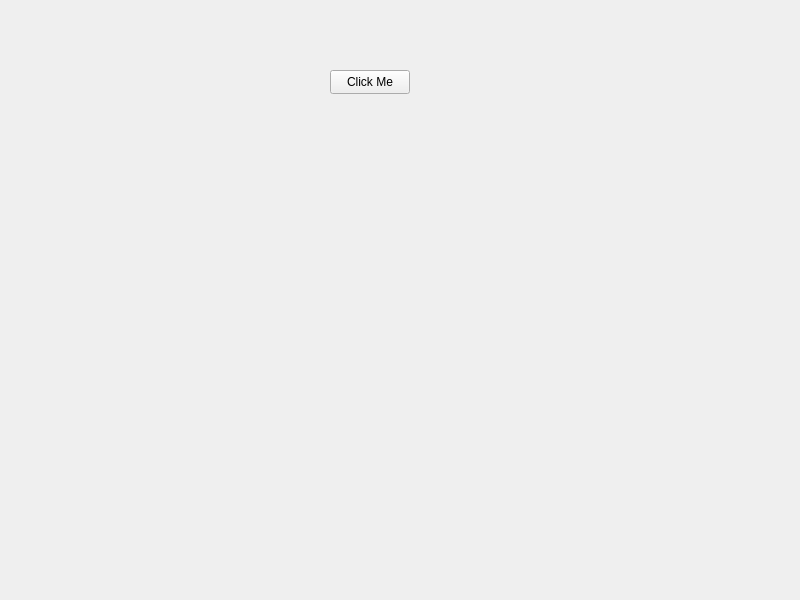
<?xml version="1.0" encoding="UTF-8"?>
<ui version="4.0">
 <class>Widget</class>
 <widget class="QWidget" name="Widget">
  <property name="geometry">
   <rect>
    <x>0</x>
    <y>0</y>
    <width>800</width>
    <height>600</height>
   </rect>
  </property>
  <property name="windowTitle">
   <string>Widget</string>
  </property>
  <widget class="QPushButton" name="pushButton">
   <property name="geometry">
    <rect>
     <x>330</x>
     <y>70</y>
     <width>80</width>
     <height>24</height>
    </rect>
   </property>
   <property name="text">
    <string>Click Me</string>
   </property>
  </widget>
 </widget>
 <resources/>
 <connections/>
</ui>
